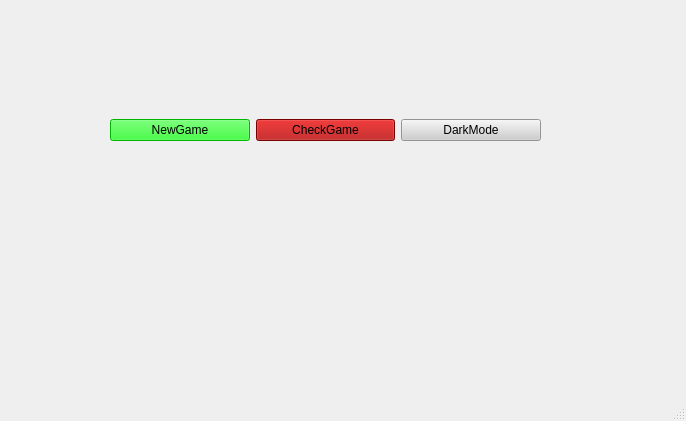
<?xml version="1.0" encoding="UTF-8"?>
<ui version="4.0">
 <class>MainWindow</class>
 <widget class="QMainWindow" name="MainWindow">
  <property name="geometry">
   <rect>
    <x>0</x>
    <y>0</y>
    <width>686</width>
    <height>421</height>
   </rect>
  </property>
  <property name="windowTitle">
   <string>MainWindow</string>
  </property>
  <widget class="QWidget" name="centralwidget">
   <widget class="QWidget" name="verticalLayoutWidget">
    <property name="geometry">
     <rect>
      <x>110</x>
      <y>20</y>
      <width>431</width>
      <height>221</height>
     </rect>
    </property>
    <layout class="QVBoxLayout" name="verticalLayout_2">
     <item>
      <layout class="QGridLayout" name="my_grid"/>
     </item>
     <item>
      <layout class="QHBoxLayout" name="horizontalLayout">
       <item>
        <widget class="QPushButton" name="btn_newgame">
         <property name="styleSheet">
          <string notr="true">background-color: rgb(0, 255, 0);</string>
         </property>
         <property name="text">
          <string>NewGame</string>
         </property>
        </widget>
       </item>
       <item>
        <widget class="QPushButton" name="btn_check">
         <property name="styleSheet">
          <string notr="true">background-color: rgb(170, 0, 0);</string>
         </property>
         <property name="text">
          <string>CheckGame</string>
         </property>
        </widget>
       </item>
       <item>
        <widget class="QPushButton" name="btn_darkmode">
         <property name="styleSheet">
          <string notr="true">background-color: rgb(206, 206, 206);</string>
         </property>
         <property name="text">
          <string>DarkMode</string>
         </property>
        </widget>
       </item>
      </layout>
     </item>
    </layout>
   </widget>
  </widget>
  <widget class="QStatusBar" name="statusbar"/>
  <action name="actionItem1">
   <property name="text">
    <string>Item1</string>
   </property>
  </action>
  <action name="actionItem2">
   <property name="text">
    <string>Item2</string>
   </property>
  </action>
  <action name="actionItem1_2">
   <property name="text">
    <string>Item1</string>
   </property>
  </action>
  <action name="actionItem1_3">
   <property name="text">
    <string>Item1</string>
   </property>
  </action>
 </widget>
 <resources/>
 <connections/>
</ui>
